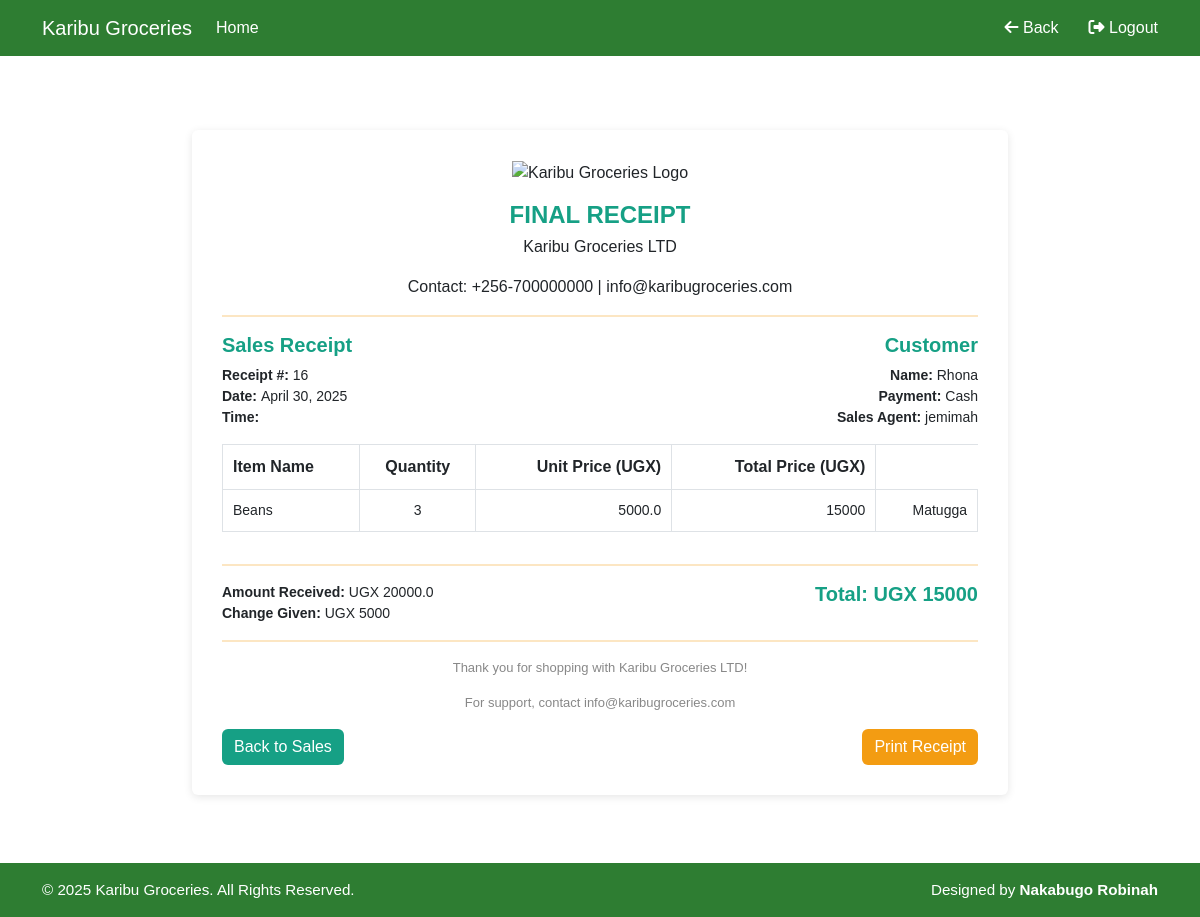
Page /receipt_detail/16/ (signed in) on the committed database.
### ledger/models.py (models this page shows, shortened)
class Sale(models.Model):
    product_name = models.ForeignKey(Stock, on_delete=models.CASCADE)
    unit_price = models.FloatField(blank=False, null=True, default=0)
    quantity = models.IntegerField(default=0, null=True, blank=False)
    category = models.ForeignKey(Category, on_delete=models.CASCADE, null=True)
    customer_name = models.CharField(max_length=100, blank=True, null=True)
    payment_method = models.CharField(
        max_length=10,
        choices=[("Cash", "Cash"), ("cheque", "Cheque")],
        default="Cash"
    )
    date = models.DateField(auto_now_add=True)
    dispatch_time = models.TimeField(blank=True, null=True)
    salesagent = models.ForeignKey(Userprofile, on_delete=models.SET_NULL, null=True, blank=False)
    amount_received = models.FloatField(blank=False, default=0, null=True)
    branch = models.CharField(max_length=20, choices=[("Maganjo", "Maganjo"), ("Matugga", "Matugga")])
    def get_total(self):
        return int(self.unit_price * self.quantity)
    def get_change(self):
        return abs(int(self.get_total() - self.amount_received))

class Userprofile(AbstractUser):
    is_salesagent = models.BooleanField(default=False)
    is_manager = models.BooleanField(default=False)
    is_owner = models.BooleanField(default=False)
    username = models.CharField(max_length=50, unique=True)
    email = models.EmailField(max_length=25, unique=True)
    address = models.TextField(max_length=25, blank=True)
    phonenumber = models.CharField(max_length=25, blank=True)
    gender = models.CharField(max_length=10, blank=True, choices=[("Male", "Male"), ("Female", "Female")])

class Stock(models.Model):
    category_name = models.ForeignKey(Category, on_delete=models.CASCADE, null=True, blank=True)
    item_name = models.CharField(max_length=10, null=True, blank=False)
    total_quantity = models.IntegerField(default=0, null=True, blank=False)
    issued_quantity = models.IntegerField(default=0, null=True, blank=False)
    received_quantity = models.IntegerField(default=0, null=True, blank=False)
    type_of_stock = models.CharField(max_length=20)
    cost = models.DecimalField(max_digits=10, decimal_places=2, null=True, blank=False)
    supplier_type = models.CharField(
        max_length=20,
        choices=[
            ("individual", "Individual Dealer"),
            ("company", "Company"),
            ("farm", "KGL Farm")
        ]
    )
    date = models.DateField(auto_now_add=True)
    branch = models.CharField(max_length=20, choices=[("Maganjo", "Maganjo"), ("Matugga", "Matugga")])
    unit_price = models.FloatField(blank=True, default=0, null=True)
    unit_cost = models.FloatField(blank=True, default=0, null=True)

### ledger/views.py (the view)
# urls.py: path('receipt_detail/<int:receipt_id>/', views.receipt_detail, name='receipt_detail'),
@login_required
def receipt_detail(request, receipt_id):
    receipt = Sale.objects.get(id=receipt_id)
    return render(request, 'ledger/receipt_detail.html',{'receipt':receipt})

### ledger/templates/ledger/receipt_detail.html (shortened to what this page needs)
{% extends 'base.html' %}
{% load static %}
{% block content %}
<div class="receipt-wrapper container">
    <div class="row justify-content-center">
        <div class="col-lg-9 col-md-10">
            <div class="card">
                <div class="card-body">
                    <div class="text-center mb-3">
                        <img src="#" alt="Karibu Groceries Logo" class="logo">
                    </div>
                    <div class="text-center receipt-header">
                        <h2><strong>FINAL RECEIPT</strong></h2>
                        <p>Karibu Groceries LTD</p>
                        <p>Contact: +256-700000000 | info@karibugroceries.com</p>
                        <hr>
                    </div>
                    <div class="row mb-3">
                        <div class="col-md-6 receipt-details">
                            <h5><strong>Sales Receipt</strong></h5>
                            <p><strong>Receipt #: </strong>{{ receipt.id }}</p>
                            <p><strong>Date: </strong>{{ receipt.date }}</p>
                            <p><strong>Time: </strong>{{ receipt.time }}</p>
                        </div>
                        <div class="col-md-6 text-md-end receipt-details">
                            <h5><strong>Customer</strong></h5>
                            <p><strong>Name: </strong>{{ receipt.customer_name }}</p>
                            <p><strong>Payment: </strong>{{ receipt.payment_method }}</p>
                            <p><strong>Sales Agent: </strong>{{ receipt.salesagent.username }}</p>
                        </div>
                    </div>
                    <div class="table-responsive mb-3">
                        <table class="table table-bordered table-sm">
                            <thead>
                                <tr>
                                    <th>Item Name</th>
                                    <th class="text-center">Quantity</th>
                                    <th class="text-end">Unit Price (UGX)</th>
                                    <th class="text-end">Total Price (UGX)</th>
                                </tr>
                            </thead>
                            <tbody>
                                <tr>
                                    <td>{{ receipt.product_name.item_name }}</td>
                                    <td class="text-center">{{ receipt.quantity }}</td>
                                    <td class="text-end">{{ receipt.unit_price }}</td>
                                    <td class="text-end">{{ receipt.get_total }}</td>
                                    <td class="text-end">{{ receipt.branch }}</td>
                                </tr>
                            </tbody>
                        </table>
                    </div>
                    <hr>
                    <div class="row mb-3">
                        <div class="col-md-6 payment-summary">
                            <p><strong>Amount Received:</strong> UGX {{ receipt.amount_received }}</p>
                            <p><strong>Change Given:</strong> UGX {{ receipt.get_change }}</p>
                        </div>
                        <div class="col-md-6 text-md-end">
                            <h4 class="total-amount"><strong>Total: UGX {{ receipt.get_total }}</strong></h4>
                        </div>
                    </div>
                    <hr>
                    <div class="text-center footer-note mb-3">
                        <p>Thank you for shopping with Karibu Groceries LTD!</p>
                        <p>For support, contact info@karibugroceries.com</p>
                    </div>
                    <div class="d-flex justify-content-between">
                        <a href="{% url 'receipt' %}" class="btn btn-secondary">Back to Sales</a>
                        <button onclick="window.print()" class="btn btn-print">Print Receipt</button>
                    </div>
                </div>
            </div>
        </div>
    </div>
</div>
{% endblock %}

### ledger/templates/ledger/receipt_detail.html (style rules this page uses)
body { background-color: #ffffff; font-family: 'Poppins', sans-serif; }
.card { border: none; box-shadow: 0 2px 8px rgba(0, 0, 0, 0.1); margin-top: 30px; }
.card-body { padding: 30px; }
h2, h5, th { color: #16a085; }
hr { border-top: 2px solid #f39c12; }
table th { background-color: #f39c12; color: #ffffff; }
table td { vertical-align: middle; font-size: 14px; }
.btn-secondary { background-color: #16a085; border: none; color: #ffffff; }
.btn-print { background-color: #f39c12; color: #ffffff; border: none; }
.receipt-wrapper { padding: 20px 10px; }
.receipt-header h2 { font-size: 24px; margin-bottom: 5px; }
.receipt-details p, .payment-summary p { margin: 0; font-size: 14px; }
.total-amount { font-size: 20px; color: #16a085; }
.footer-note { font-size: 13px; color: #888; }
.table th, .table td { padding: 10px; }

### rows in the picture
Sale: id "16", date "April 30, 2025", customer_name "Rhona", payment_method "Cash", salesagent.username "jemimah", product_name.item_name "Beans", quantity "3", unit_price "5000.0", get_total "15000", branch "Matugga", amount_received "20000.0", get_change "5000"
